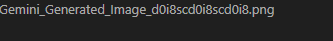
#> input picture Gemini_Generated_Image_d0i8scd0i8scd0i8.png, 333 x 41 px; its folder holds only this picture in this run
$ python surgical_v201_right_fix.py
#> lines starting #> are read from the running program, lines starting #| are printed output that depends on the picture; after the words box and inside, x2 and y2 are one past the last pixel; in counts of white or black regions, pixels touching at a corner belong together
import cv2
import numpy as np
import glob
import os

def surgical_v201_right_fix(output_path):
    # 1. Source (Green Screen)
#> called with output_path = 'public/assets/water_deity_unit_final.png'
    search_pattern = "../Gemini_*.png"
    files = glob.glob(search_pattern) + glob.glob("Gemini_*.png")
    if not files: return
    latest_file = max(files, key=os.path.getmtime)
    print(f"Using source: {latest_file}")

    img = cv2.imread(latest_file)
#> img is the input picture: shape (41, 333, 3); mean B, G, R 40.2, 40.1, 40.1
    b, g, r = cv2.split(img)
    h, w = img.shape[:2]
#> h = 41; w = 333

    # 2. RAW GREEN EXTRACTION (V200 Base)
    # G > R + 20 and G > B + 20 and G > 50
    is_green_bg = (g.astype(int) > r.astype(int) + 20) & \
                  (g.astype(int) > b.astype(int) + 20) & \
                  (g > 50)
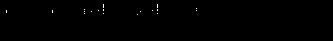
#> is_green_bg: shape (41, 333) bool; 0.22% white in thin lines or dots, all inside (x1, y1, x2, y2) = (6, 4, 197, 15)

    alpha = np.ones_like(r, dtype=np.uint8) * 255
    alpha[is_green_bg] = 0

    # 3. DESPILL (Global)
    new_g = g.copy()
    max_rb = np.maximum(r, b)
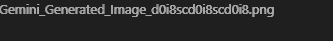
#> max_rb: shape (41, 333); min 31, max 169, mean 43.3
    # Standard Despill: Clamp Green to max(Red, Blue)
    new_g = np.minimum(new_g, max_rb)

    # 4. RIGHT SIDE FIX (Aggressive)
    # User complained about "the right side".
    # Focusing on the right half (Dragons).

    # Zone: x > 50%
    right_side = np.zeros_like(alpha, dtype=bool)
    right_side[:, int(w*0.5):] = True

    # Fix 1: Stricter Despill on Right
    # Clamp Green STRICTLY to Blue (since it's ice).
    # If G > B on the right side, clamp it.
    current_g = new_g[right_side]
#> current_g = 6847 values, max 169 at index 669, min 31 at index 0, mean 38.65
    current_b = b[right_side]
#> current_b = 6847 values, max 169 at index 669, min 31 at index 0, mean 38.73
    new_g[right_side] = np.minimum(current_g, current_b)
#> new_g: shape (41, 333); min 31, max 169, mean 39.2

    # Fix 2: Extra Shave on Right Edge
    # Often green screens leave a 1px halo on complex shapes (dragons).
    # We will erode ONLY the right side?
    # Hard to erode 'only right side' without mask boundaries.
    # Let's apply Global Erode 1px (Standard)
    # And then a SECOND Erode 1px on the Right Half Mask?

    kernel = np.ones((2,2), np.uint8)
    alpha = cv2.erode(alpha, kernel, iterations=1) # Global 1px

    # Create mask for Right Side clean
    # Crop alpha to right side
    right_alpha = alpha[:, int(w*0.5):]
    # Erode it again
    right_alpha_eroded = cv2.erode(right_alpha, kernel, iterations=1)
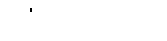
#> right_alpha: shape (41, 167); 99.9% white; black in thin lines or dots, all inside (x1, y1, x2, y2) = (30, 8, 32, 12)
    # Paste back
    alpha[:, int(w*0.5):] = right_alpha_eroded
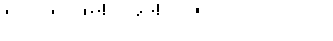
#> alpha: shape (41, 333); 99.2% white; black in thin lines or dots, all inside (x1, y1, x2, y2) = (6, 4, 199, 16)

    # 5. ORANGE KILLER (Standard)
    col_x0, col_x1 = int(w*0.43), int(w*0.57)
#> col_x0 = 143; col_x1 = 189
    col_y0, col_y1 = int(h*0.20), int(h*0.60)
#> col_y0 = 8; col_y1 = 24
    h_idx, w_idx = np.indices((h, w))
    in_skin_zone = (w_idx >= col_x0) & (w_idx <= col_x1) & (h_idx >= col_y0) & (h_idx <= col_y1)

    outside_skin = ~in_skin_zone
    current_r = r[outside_skin]
#> current_r = 12854 values, max 169 at index 1370, min 31 at index 0, mean 39.53
    current_b = b[outside_skin]
#> current_b = 12854 values, max 169 at index 1359, min 31 at index 0, mean 39.56
    new_r = r.copy()
    new_r[outside_skin] = np.minimum(current_r, current_b)
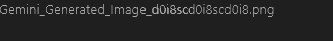
#> new_r: shape (41, 333); min 31, max 169, mean 37.5

    # 6. SHADOW LIFT (Dark Blue)
    brightness = new_r.astype(int) + new_g.astype(int) + b.astype(int)
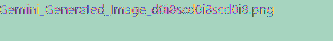
#> brightness: shape (41, 333) int64; 37 distinct labels, from 93 to 507; one colour per label, 0 black
    is_very_dark = (brightness < 60) & (alpha == 255)
#> is_very_dark: shape (41, 333) bool; every value is 0
    new_b_out = b.copy()
    new_b_out[is_very_dark] = 100

    # Save
    final_img = cv2.merge([new_b_out, new_g, new_r, alpha])
    final_img[alpha == 0] = 0
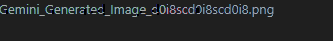
#> final_img: shape (41, 333, 4); mean of channels 0, 1, 2, 3 39.6, 38.6, 36.8, 253.1; drawn as B, G, R

    cv2.imwrite(output_path, final_img)
    print(f"Surgical V201 Right Fix Complete: {output_path}")

surgical_v201_right_fix("public/assets/water_deity_unit_final.png")
